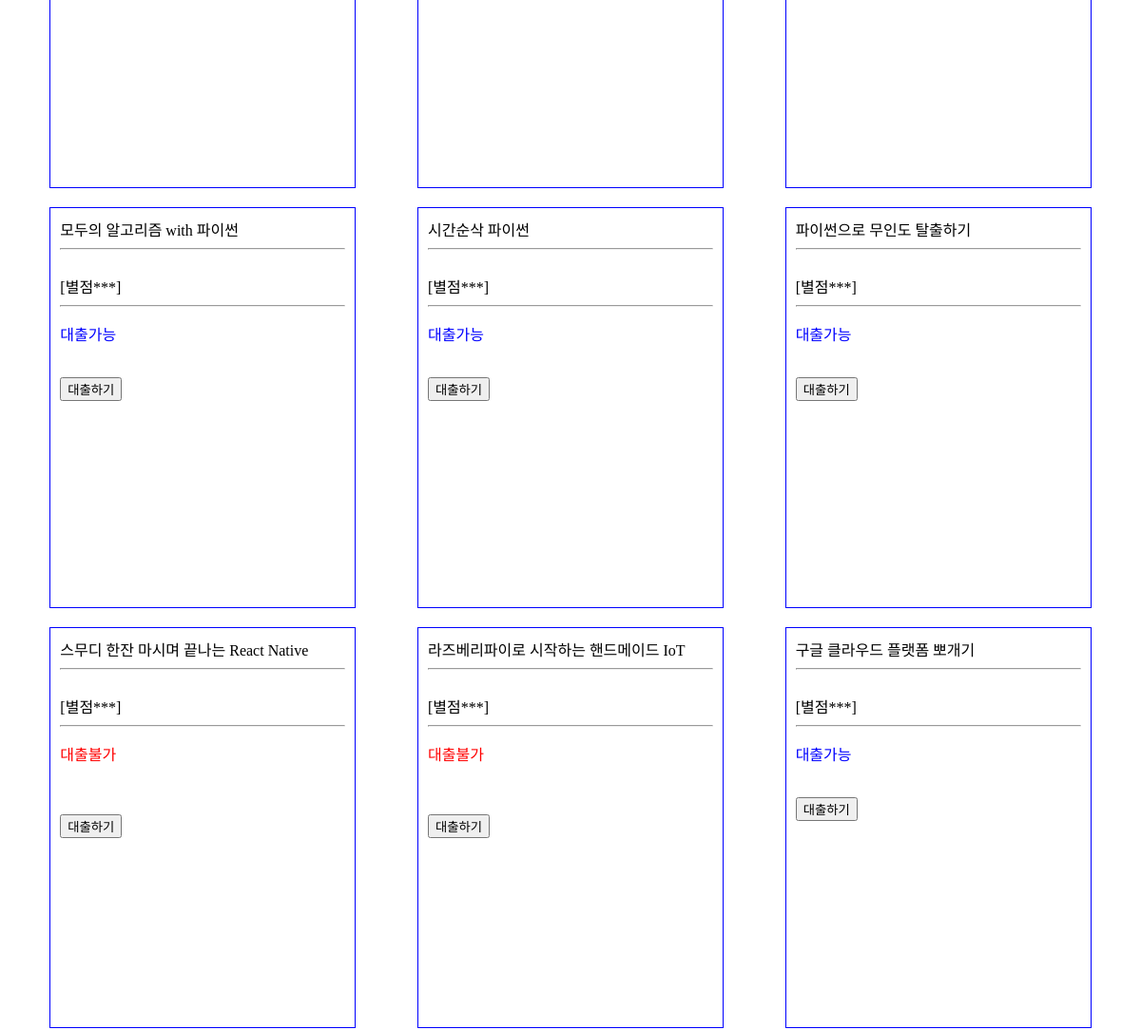
Before: / (middle part) with the older database file.
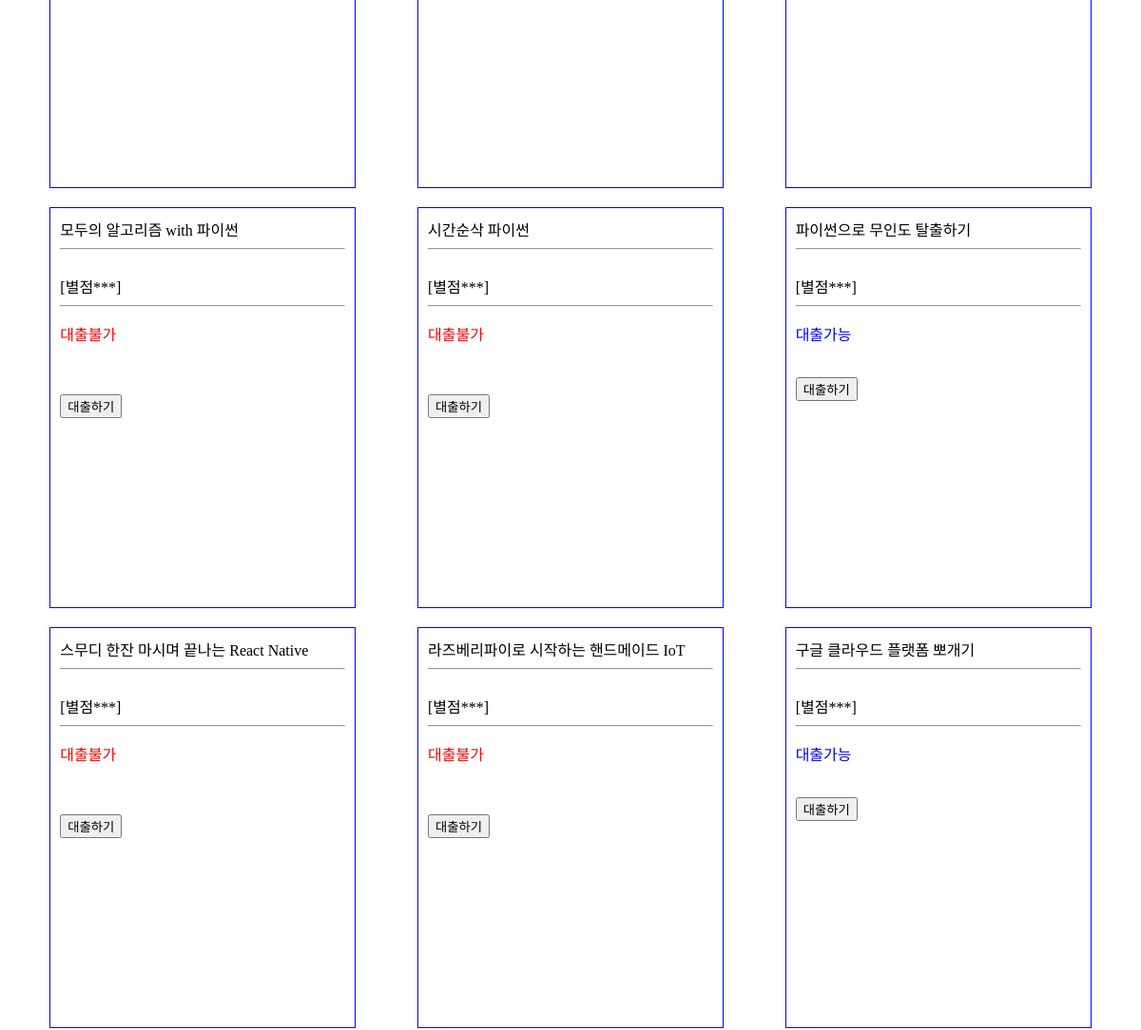
After: the same page with the newer database file.
### elicelibrary/models.py (models this page shows, shortened)
class Book(db.Model):
    __tablename__     = 'Book'
    id                = db.Column(db.Integer, primary_key=True, nullable=False, autoincrement=True, unique=True)
    title             = db.Column(db.String(45), nullable=False)
    author            = db.Column(db.String(45))
    publisher         = db.Column(db.String(45))
    publication_date  = db.Column(db.String(45))
    pages             = db.Column(db.Integer)
    isbn              = db.Column(db.String(45))
    registered_date   = db.Column(db.DateTime, default=datetime.utcnow)
    description       = db.Column(db.Text())    # 길이를 정할 수 없는 문자열은 Text를 쓰면 됨
    book_link         = db.Column(db.String(255))
    book_status       = db.Column(db.String(45))   # "1" :대출가능, "0" : 대출중 , "999" : 폐기    -> 선택형 변수에 적합한 데이터타입이 있을까?
    book_img          = db.Column(db.String(45))    # 책 표지만 바뀐 경우, 또는 책이 다르지만 같은 표지를 쓰는 경우가 있기 때문에 이미지 스토리지에서 같은 이미지의 반복을 막기 위해 별도의 책 이미지 식별 용 변수를 넣음

### elicelibrary/views/book_api.py (the view, shortened to what this page needs)
@book.route('/')
def main_page():
    book_list = Book.query.order_by(Book.registered_date.desc()).all()
    return render_template("main.html", book_list=book_list)

### elicelibrary/templates/main.html (shortened to what this page needs)
{% extends 'base.html' %}
{% block content %}
<div class="book-card-container">
    {% for b in book_list %}
        <div class="book-info-card">
            <a href="/book_info/{{ b.id }}">{{ b.title }}</a>
            <hr>
            <br>[별점***]
            <hr>
            {% if b.book_status == 1 %}
                <p style="color: blue;">대출가능</p>
            {% else %}
                <p style="color:red">대출불가</p>
            <br>
            {% endif %}
            <br>
            <form action="{{ url_for('book.checkout', book_id=b.id) }}" method="post">
                <input class='checkout-btn' type="submit" value="대출하기">
            </form>
        </div>
    {% endfor %}
</div>
{% endblock %}

Changed rows visible on the page:
changed Book "모두의 알고리즘 with 파이썬": book_status "대출가능" → "대출불가"
changed Book "시간순삭 파이썬": book_status "대출가능" → "대출불가"
